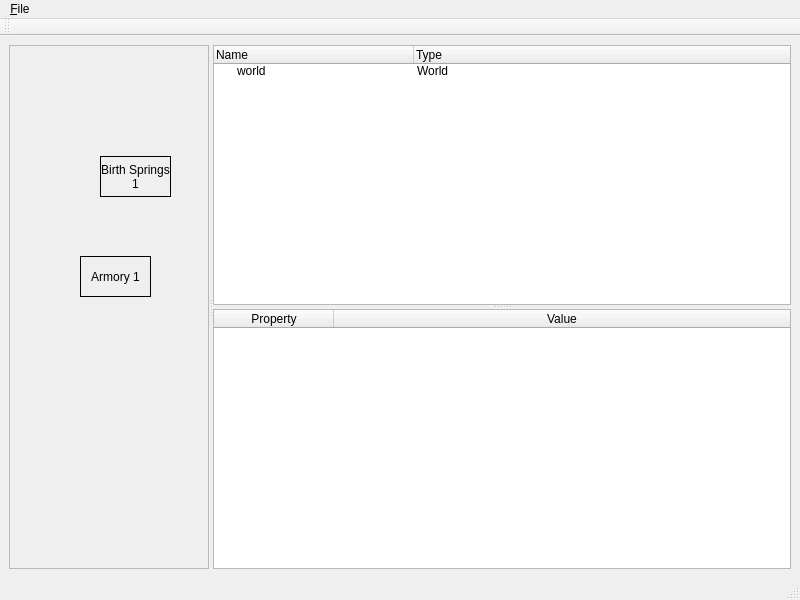
<?xml version="1.0" encoding="UTF-8"?>
<ui version="4.0">
 <class>MainWindow</class>
 <widget class="QMainWindow" name="MainWindow">
  <property name="geometry">
   <rect>
    <x>0</x>
    <y>0</y>
    <width>800</width>
    <height>600</height>
   </rect>
  </property>
  <property name="windowTitle">
   <string>MainWindow</string>
  </property>
  <widget class="QWidget" name="centralwidget">
   <layout class="QVBoxLayout" name="verticalLayout_2">
    <item>
     <widget class="QSplitter" name="mainSplitter">
      <property name="minimumSize">
       <size>
        <width>0</width>
        <height>0</height>
       </size>
      </property>
      <property name="orientation">
       <enum>Qt::Horizontal</enum>
      </property>
      <property name="childrenCollapsible">
       <bool>false</bool>
      </property>
      <widget class="QScrollArea" name="scrollArea">
       <property name="minimumSize">
        <size>
         <width>200</width>
         <height>0</height>
        </size>
       </property>
       <property name="widgetResizable">
        <bool>true</bool>
       </property>
       <widget class="QWidget" name="areaMap">
        <property name="geometry">
         <rect>
          <x>0</x>
          <y>0</y>
          <width>194</width>
          <height>541</height>
         </rect>
        </property>
        <widget class="QLabel" name="label">
         <property name="geometry">
          <rect>
           <x>70</x>
           <y>210</y>
           <width>71</width>
           <height>41</height>
          </rect>
         </property>
         <property name="frameShape">
          <enum>QFrame::Box</enum>
         </property>
         <property name="text">
          <string>Armory 1</string>
         </property>
         <property name="alignment">
          <set>Qt::AlignCenter</set>
         </property>
         <property name="wordWrap">
          <bool>true</bool>
         </property>
         <property name="margin">
          <number>0</number>
         </property>
        </widget>
        <widget class="QLabel" name="label_2">
         <property name="geometry">
          <rect>
           <x>90</x>
           <y>110</y>
           <width>71</width>
           <height>41</height>
          </rect>
         </property>
         <property name="frameShape">
          <enum>QFrame::Box</enum>
         </property>
         <property name="text">
          <string>Birth Springs 1</string>
         </property>
         <property name="alignment">
          <set>Qt::AlignCenter</set>
         </property>
         <property name="wordWrap">
          <bool>true</bool>
         </property>
         <property name="margin">
          <number>0</number>
         </property>
        </widget>
       </widget>
      </widget>
      <widget class="QSplitter" name="propertySplitter">
       <property name="orientation">
        <enum>Qt::Vertical</enum>
       </property>
       <widget class="QTreeWidget" name="hierarchyTree">
        <property name="sizePolicy">
         <sizepolicy hsizetype="Preferred" vsizetype="Expanding">
          <horstretch>0</horstretch>
          <verstretch>0</verstretch>
         </sizepolicy>
        </property>
        <property name="alternatingRowColors">
         <bool>true</bool>
        </property>
        <property name="animated">
         <bool>true</bool>
        </property>
        <property name="columnCount">
         <number>2</number>
        </property>
        <attribute name="headerDefaultSectionSize">
         <number>200</number>
        </attribute>
        <column>
         <property name="text">
          <string>Name</string>
         </property>
        </column>
        <column>
         <property name="text">
          <string>Type</string>
         </property>
        </column>
        <item>
         <property name="text">
          <string>world</string>
         </property>
         <property name="text">
          <string>World</string>
         </property>
        </item>
       </widget>
       <widget class="QTableWidget" name="propertyTable">
        <property name="sizePolicy">
         <sizepolicy hsizetype="Preferred" vsizetype="Expanding">
          <horstretch>0</horstretch>
          <verstretch>0</verstretch>
         </sizepolicy>
        </property>
        <property name="alternatingRowColors">
         <bool>true</bool>
        </property>
        <property name="horizontalScrollMode">
         <enum>QAbstractItemView::ScrollPerPixel</enum>
        </property>
        <property name="gridStyle">
         <enum>Qt::DotLine</enum>
        </property>
        <property name="wordWrap">
         <bool>false</bool>
        </property>
        <property name="cornerButtonEnabled">
         <bool>false</bool>
        </property>
        <attribute name="horizontalHeaderDefaultSectionSize">
         <number>120</number>
        </attribute>
        <attribute name="horizontalHeaderStretchLastSection">
         <bool>true</bool>
        </attribute>
        <attribute name="verticalHeaderVisible">
         <bool>false</bool>
        </attribute>
        <column>
         <property name="text">
          <string>Property</string>
         </property>
        </column>
        <column>
         <property name="text">
          <string>Value</string>
         </property>
        </column>
       </widget>
      </widget>
     </widget>
    </item>
   </layout>
  </widget>
  <widget class="QMenuBar" name="menubar">
   <property name="geometry">
    <rect>
     <x>0</x>
     <y>0</y>
     <width>800</width>
     <height>20</height>
    </rect>
   </property>
   <widget class="QMenu" name="menu_File">
    <property name="title">
     <string>&amp;File</string>
    </property>
    <addaction name="actionNew"/>
    <addaction name="actionOpen"/>
    <addaction name="actionSave"/>
    <addaction name="actionSave_As"/>
    <addaction name="separator"/>
    <addaction name="actionE_xit"/>
   </widget>
   <addaction name="menu_File"/>
  </widget>
  <widget class="QStatusBar" name="statusbar"/>
  <widget class="QToolBar" name="toolBar">
   <property name="windowTitle">
    <string>toolBar</string>
   </property>
   <property name="allowedAreas">
    <set>Qt::AllToolBarAreas</set>
   </property>
   <attribute name="toolBarArea">
    <enum>TopToolBarArea</enum>
   </attribute>
   <attribute name="toolBarBreak">
    <bool>false</bool>
   </attribute>
  </widget>
  <action name="actionNew">
   <property name="text">
    <string>&amp;New...</string>
   </property>
  </action>
  <action name="actionOpen">
   <property name="text">
    <string>&amp;Open...</string>
   </property>
  </action>
  <action name="actionSave">
   <property name="text">
    <string>&amp;Save</string>
   </property>
  </action>
  <action name="actionSave_As">
   <property name="text">
    <string>Save &amp;As...</string>
   </property>
  </action>
  <action name="actionE_xit">
   <property name="text">
    <string>E&amp;xit</string>
   </property>
  </action>
 </widget>
 <resources/>
 <connections/>
</ui>
